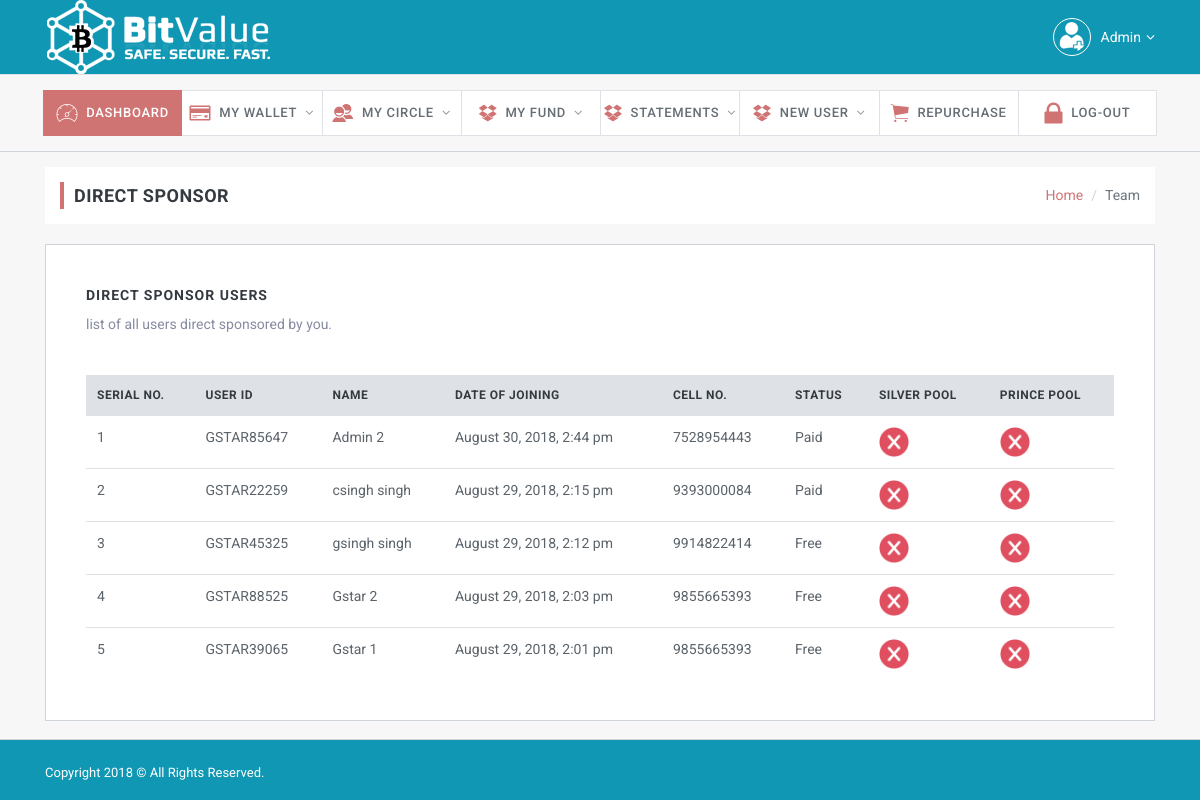
The page /direct.php (signed in) on the database its author committed.
### tables this page shows
CREATE TABLE `registration` (
  `UserID` varchar(100) NOT NULL,
  `ChainID` varchar(100) NOT NULL,
  `DirectID` varchar(100) NOT NULL,
  `UserEmail` varchar(100) NOT NULL,
  `Password` varchar(100) NOT NULL,
  `TPassword` varchar(100) NOT NULL,
  `EPassword` varchar(100) NOT NULL,
  `ETPassword` varchar(100) NOT NULL,
  `DOB` varchar(100) NOT NULL,
  `FirstName` varchar(100) NOT NULL,
  `LastName` varchar(100) NOT NULL,
  `Gender` varchar(10) NOT NULL,
  `MobileNo` varchar(100) NOT NULL,
  `Address` longtext NOT NULL,
  `country` varchar(100) NOT NULL DEFAULT 'India',
  `state` varchar(100) NOT NULL,
  `district` varchar(100) NOT NULL,
  `City` varchar(100) NOT NULL,
  `Zip` varchar(100) NOT NULL,
  `Position` varchar(100) NOT NULL,
  `RegistrationDate` varchar(100) NOT NULL,
  `Acc_Holder_Name` varchar(100) NOT NULL,
  `Bank_Name` varchar(100) NOT NULL,
  `Bank_Acc_No` varchar(100) NOT NULL,
  `Branch_Name` varchar(100) NOT NULL,
  `IFSC_Code` varchar(100) NOT NULL,
  `Account_Type` varchar(100) NOT NULL,
  `Pan_Number` varchar(100) NOT NULL,
  `Status` varchar(100) NOT NULL DEFAULT 'Active',
  `PaidStatus` varchar(100) NOT NULL DEFAULT 'Free',
  `timeinstring` int(100) NOT NULL,
  `EmailCode` longtext NOT NULL,
  `scode` int(100) NOT NULL,
  `EmailVerify` int(2) NOT NULL DEFAULT '1',
  `EmailStatus` int(2) NOT NULL DEFAULT '0',
  `currentbtc` varchar(100) NOT NULL,
  `ademail` varchar(100) NOT NULL,
  `admethod` varchar(100) NOT NULL,
  `About` longtext NOT NULL,
  `BTCAccount` varchar(100) NOT NULL,
  `Paytm` varchar(100) NOT NULL,
  `NetellerAccount` varchar(100) NOT NULL,
  `PaypalEmailID` varchar(100) NOT NULL,
  `profilepic` varchar(1000) NOT NULL,
  `addressproof` varchar(1000) NOT NULL,
  `pin` varchar(100) NOT NULL,
  `pancard` varchar(1000) NOT NULL,
  `Adtype` varchar(100) NOT NULL,
  `totalbusiness` varchar(100) NOT NULL,
  `topupsincome` varchar(100) NOT NULL,
  `nonincome` varchar(100) NOT NULL,
  `levelstatus` int(10) NOT NULL,
  `nomineerelation` varchar(100) NOT NULL,
  `nomineename` varchar(100) NOT NULL,
  `widstatus` int(10) NOT NULL DEFAULT '1',
  `Id` int(100) NOT NULL,
  `silverpoolstatus` int(100) NOT NULL,
  `princepoolstatus` int(100) NOT NULL
);

### package/Memberclass.php (called while the page is built, shortened)
<?php
class Member
{
	public function __construct()
	{
		$this->mysqli2 = new mysqli('localhost', 'root', '', 'gstarmar_mlm');
		$this->userID = $_SESSION['User_Array']['UserID'];
	}
function loaduserinfo()
{
	 $query4 = "SELECT * FROM Registration WHERE UserID = '".$this->userID."'";
       $result4=$this->mysqli2->query($query4);
       $num=$result4->fetch_assoc();
	   return $num;
}
	public function get_one_record($querySelect)
	{
   		 $resultSet = $this->mysqli2->query($querySelect);
   		 $data=array();
   			 if($resultSet->num_rows > 0){
			        while($row = $resultSet->fetch_assoc()){
			            $data[]=$row;
			            }
			          }
		return $data;
	}
}
$obj = new Member();
?>

### direct.php (the view, shortened to what this page needs)
<?php include("header.php"); ?>
 <div class="slim-mainpanel">
      <div class="container">
        <div class="slim-pageheader">
          <ol class="breadcrumb slim-breadcrumb">
            <li class="breadcrumb-item"><a href="#">Home</a></li>
            <li class="breadcrumb-item active" aria-current="page">Team</li>
          </ol>
          <h6 class="slim-pagetitle">Direct Sponsor</h6>
        </div>
        <div class="section-wrapper mg-t-20">
          <label class="section-title">Direct sponsor users</label>
          <p class="mg-b-20 mg-sm-b-40">list of all users direct sponsored by you.</p>
          <div class="table-responsive">
            <table class="table mg-b-0">
           	 <thead>
                                                <tr>
												<th>Serial No.</th>
                                                    <th>User ID</th>
                                                    <th>Name</th>
                                                    <th>Date of Joining</th>
                                                    <th>Cell No.</th>
													 <th>Status</th>
													  <th>Silver Pool</th>
                    <th>Prince Pool</th>
                                                </tr>
                                            </thead>
                                            <tbody>
											<?php
												$sno=1;
													$data = $obj->get_one_record("select * from Registration where DirectID='".$obj->userID."' order by Id DESC");
													foreach($data as $val)
													{
												?>
                                                <tr>
												 <td><?php echo $sno++; ?></td>
                                                    <td><?php echo $val['UserID']; ?></td>
                                                    <td><?php echo $val['FirstName']; ?> <?php echo $val['LastName']; ?></td>
                                                    <td><?php echo $val['RegistrationDate']; ?></td>
                                                    <td><?php echo $val['MobileNo']; ?></td>
                                                    <td>
                                                        <?php echo "<span class='label label-default'>".$val['PaidStatus']."</span>"; ?>
                                                        </td>
                                                             <td><?php if(!empty($val['sliverpoolstatus'])){ echo "<img src='img/ok.png' style='height:30px;width:30px;'>"; }else{ echo "<img src='img/cross.png' style='height:30px;width:30px;'>"; } ?></td>
                     <td><?php if(!empty($val['princepoolstatus'])){ echo "<img src='img/ok.png' style='height:30px;width:30px;'>"; }else{ echo "<img src='img/cross.png' style='height:30px;width:30px;'>"; } ?></td>
                                                </tr>
												<?php } ?>
                                            </tbody>
								</table>
          </div>
        </div>
      </div>
    </div>
<?php include("footer.php"); ?>

### header.php (shortened to what this page needs)
<?php
include("package/Memberclass.php");
if(empty($_SESSION['User_Array'])){ ?><meta http-equiv="refresh" content="0; url=login.php" /> <?php  exit(); }
$userdata=$obj->loaduserinfo();
?>
<!DOCTYPE html>
<html lang="en">
  <head>
    <link href="lib/font-awesome/css/font-awesome.css" rel="stylesheet">
    <link href="lib/Ionicons/css/ionicons.css" rel="stylesheet">
    <link href="lib/rickshaw/css/rickshaw.min.css" rel="stylesheet">
    <link rel="stylesheet" href="css/slim.css">
  </head>
  <body class="dashboard-3">
    <div class="slim-header">
      <div class="container">
        <div class="slim-header-left">
          <h2 class="slim-logo"><a href="index.html"><img src="img/logo.png"></a></h2>
        </div>
        <div class="slim-header-right">
          <div class="dropdown dropdown-c">
            <a href="#" class="logged-user" data-toggle="dropdown">
              <img src="user.png" alt="">
              <span style="color: #fff"><?php echo $userdata['FirstName']; ?></span>
              <i class="fa fa-angle-down" style="color: #fff"></i>
            </a>
          </div>
        </div>
      </div>
    </div>
    <div class="slim-navbar">
      <div class="container-fluid">
        <ul class="nav">
          <li class="nav-item active">
            <a class="nav-link" href="dashboard.php">
              <i class="icon ion-ios-speedometer-outline"></i>
              <span>Dashboard</span>
            </a>
          </li>
          <li class="nav-item with-sub">
            <a class="nav-link" href="#">
              <i class="icon ion-card"></i>
              <span>My Wallet</span>
            </a>
          </li>
          <li class="nav-item  with-sub">
            <a class="nav-link" href="#" data-toggle="dropdown">
              <i class="icon ion-android-contacts"></i>
              <span>My Circle</span>
              </a>
          </li>
          <li class="nav-item  with-sub">
            <a class="nav-link" href="#" data-toggle="dropdown">
              <i class="icon ion-social-dropbox"></i>
              <span>My Fund</span>
              </a>
          </li>
            <li class="nav-item  with-sub">
            <a class="nav-link" href="#" data-toggle="dropdown">
              <i class="icon ion-social-dropbox"></i>
              <span>Statements</span>
              </a>
          </li>
            <li class="nav-item with-sub">
            <a class="nav-link" href="signup.php" data-toggle="dropdown">
              <i class="icon ion-social-dropbox"></i>
              <span>New User</span>
              </a>
          </li>
          <li class="nav-item">
            <a class="nav-link" href="#" data-toggle="dropdown">
              <i class="icon ion-ios-cart"></i>
              <span>RePurchase</span>
              </a>
          </li>
          <li class="nav-item">
            <a class="nav-link" href="signout.php">
              <i class="icon ion-locked"></i>
              <span>Log-out</span>
              </a>
          </li>
        </ul>
      </div>
    </div>

### rows shown on the page
registration: FirstName "Admin"
registration: UserID "GSTAR85647", FirstName "Admin", LastName "2", RegistrationDate "August 30, 2018, 2:44 pm", MobileNo "7528954443", PaidStatus "Paid", princepoolstatus 0 (drawn)
registration: UserID "GSTAR22259", FirstName "csingh", LastName "singh", RegistrationDate "August 29, 2018, 2:15 pm", MobileNo "9393000084", PaidStatus "Paid", princepoolstatus 0 (drawn)
registration: UserID "GSTAR45325", FirstName "gsingh", LastName "singh", RegistrationDate "August 29, 2018, 2:12 pm", MobileNo "9914822414", PaidStatus "Free", princepoolstatus 0 (drawn)
registration: UserID "GSTAR88525", FirstName "Gstar", LastName "2", RegistrationDate "August 29, 2018, 2:03 pm", MobileNo "9855665393", PaidStatus "Free", princepoolstatus 0 (drawn)
registration: UserID "GSTAR39065", FirstName "Gstar", LastName "1", RegistrationDate "August 29, 2018, 2:01 pm", MobileNo "9855665393", PaidStatus "Free", princepoolstatus 0 (drawn)
